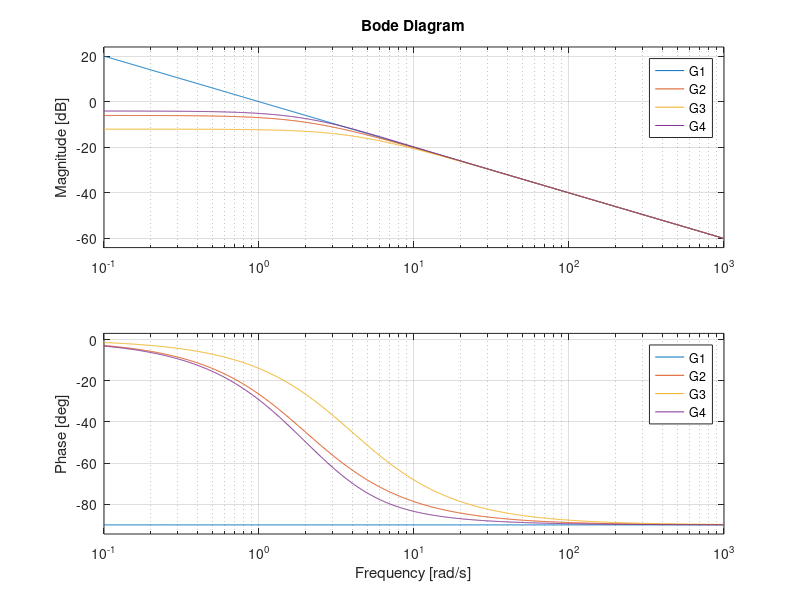

Reproduce this figure in MATLAB.
clear all
clc
close all

K=1;
s = tf('s');
%G0=zpk([],[0,-3,-5],K)%G2=zpk([-3,-5],[2,4],K)

G1=1/s
G2=1/(s+2)
G3=1/(s+4)
G4=((K*(s+5)/((s+2)*(s+4))))
%figure,nyquist(G1)

%sys=tf(G)

figure,bode(G1,G2,G3,G4)
%margin(G4);
%grid
